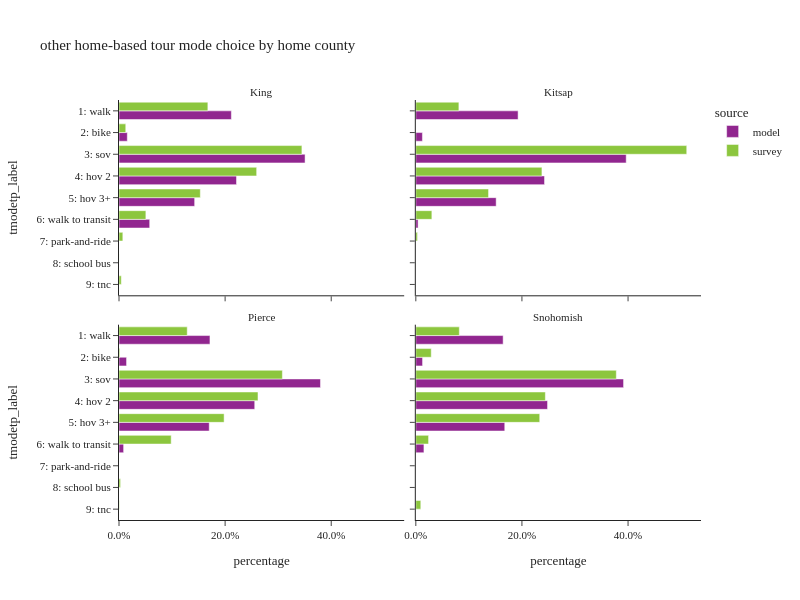

The code cell stored with this chart in its notebook:
### Code cell
incl_county = ["King", "Kitsap", "Pierce", "Snohomish"]

plot_mode_choice(hb_tour.loc[hb_tour["CountyName"].isin(incl_county)],"CountyName",
                 {"CountyName":["King", "Kitsap", "Pierce", "Snohomish"],
                  "tmodetp_label":mode_cat.values()},
                 "home county",
                 2,600)

### Figure 1 — Plotly figure (JSON) as saved in the notebook; plotly's stock layout.template omitted (floating-point values rounded to 4 significant figures)
{"data": [{"alignmentgroup": "True", "customdata": [[321209], [23720], [531938], [335922], [216259], [87734]], "hovertemplate": "source=model<br>CountyName=King<br>percentage=%{x}<br>tmodetp_label=%{y}<br>sample count=%{customdata[0]}<extra></extra>", "legendgroup": "model", "marker": {"color": "#91268F", "pattern": {"shape": ""}}, "name": "model", "offsetgroup": "model", "orientation": "h", "showlegend": true, "textposition": "auto", "type": "bar", "x": [0.2118, 0.01564, 0.3507, 0.2215, 0.1426, 0.05784], "xaxis": "x3", "y": ["1: walk", "2: bike", "3: sov", "4: hov 2", "5: hov 3+", "6: walk to transit"], "yaxis": "y3"}, {"alignmentgroup": "True", "customdata": [[37044], [2392], [76202], [46619], [29100], [819]], "hovertemplate": "source=model<br>CountyName=Kitsap<br>percentage=%{x}<br>tmodetp_label=%{y}<br>sample count=%{customdata[0]}<extra></extra>", "legendgroup": "model", "marker": {"color": "#91268F", "pattern": {"shape": ""}}, "name": "model", "offsetgroup": "model", "orientation": "h", "showlegend": false, "textposition": "auto", "type": "bar", "x": [0.1928, 0.01245, 0.3965, 0.2426, 0.1514, 0.004262], "xaxis": "x4", "y": ["1: walk", "2: bike", "3: sov", "4: hov 2", "5: hov 3+", "6: walk to transit"], "yaxis": "y4"}, {"alignmentgroup": "True", "customdata": [[102046], [8473], [226011], [152262], [101225], [5183]], "hovertemplate": "source=model<br>CountyName=Pierce<br>percentage=%{x}<br>tmodetp_label=%{y}<br>sample count=%{customdata[0]}<extra></extra>", "legendgroup": "model", "marker": {"color": "#91268F", "pattern": {"shape": ""}}, "name": "model", "offsetgroup": "model", "orientation": "h", "showlegend": false, "textposition": "auto", "type": "bar", "x": [0.1714, 0.01424, 0.3797, 0.2558, 0.1701, 0.008708], "xaxis": "x", "y": ["1: walk", "2: bike", "3: sov", "4: hov 2", "5: hov 3+", "6: walk to transit"], "yaxis": "y"}, {"alignmentgroup": "True", "customdata": [[90357], [6972], [214977], [136304], [92040], [8397]], "hovertemplate": "source=model<br>CountyName=Snohomish<br>percentage=%{x}<br>tmodetp_label=%{y}<br>sample count=%{customdata[0]}<extra></extra>", "legendgroup": "model", "marker": {"color": "#91268F", "pattern": {"shape": ""}}, "name": "model", "offsetgroup": "model", "orientation": "h", "showlegend": false, "textposition": "auto", "type": "bar", "x": [0.1646, 0.0127, 0.3915, 0.2483, 0.1676, 0.01529], "xaxis": "x2", "y": ["1: walk", "2: bike", "3: sov", "4: hov 2", "5: hov 3+", "6: walk to transit"], "yaxis": "y2"}, {"alignmentgroup": "True", "customdata": [[835], [97], [915], [559], [350], [182], [11], [3], [19]], "hovertemplate": "source=survey<br>CountyName=King<br>percentage=%{x}<br>tmodetp_label=%{y}<br>sample count=%{customdata[0]}<extra></extra>", "legendgroup": "survey", "marker": {"color": "#8CC63E", "pattern": {"shape": ""}}, "name": "survey", "offsetgroup": "survey", "orientation": "h", "showlegend": true, "textposition": "auto", "type": "bar", "x": [0.1675, 0.01275, 0.3447, 0.2595, 0.1533, 0.05065, 0.007215, 0.0001373, 0.004315], "xaxis": "x3", "y": ["1: walk", "2: bike", "3: sov", "4: hov 2", "5: hov 3+", "6: walk to transit", "7: park-and-ride", "8: school bus", "9: tnc"], "yaxis": "y3"}, {"alignmentgroup": "True", "customdata": [[10], [95], [50], [39], [2], [5]], "hovertemplate": "source=survey<br>CountyName=Kitsap<br>percentage=%{x}<br>tmodetp_label=%{y}<br>sample count=%{customdata[0]}<extra></extra>", "legendgroup": "survey", "marker": {"color": "#8CC63E", "pattern": {"shape": ""}}, "name": "survey", "offsetgroup": "survey", "orientation": "h", "showlegend": false, "textposition": "auto", "type": "bar", "x": [0.08119, 0.5106, 0.2377, 0.1371, 0.03024, 0.003184], "xaxis": "x4", "y": ["1: walk", "3: sov", "4: hov 2", "5: hov 3+", "6: walk to transit", "7: park-and-ride"], "yaxis": "y4"}, {"alignmentgroup": "True", "customdata": [[78], [5], [197], [138], [80], [19], [2], [2]], "hovertemplate": "source=survey<br>CountyName=Pierce<br>percentage=%{x}<br>tmodetp_label=%{y}<br>sample count=%{customdata[0]}<extra></extra>", "legendgroup": "survey", "marker": {"color": "#8CC63E", "pattern": {"shape": ""}}, "name": "survey", "offsetgroup": "survey", "orientation": "h", "showlegend": false, "textposition": "auto", "type": "bar", "x": [0.1286, 0.001513, 0.3079, 0.262, 0.1981, 0.09834, 0.002955, 0.0005943], "xaxis": "x", "y": ["1: walk", "2: bike", "3: sov", "4: hov 2", "5: hov 3+", "6: walk to transit", "8: school bus", "9: tnc"], "yaxis": "y"}, {"alignmentgroup": "True", "customdata": [[41], [6], [189], [125], [86], [3], [3]], "hovertemplate": "source=survey<br>CountyName=Snohomish<br>percentage=%{x}<br>tmodetp_label=%{y}<br>sample count=%{customdata[0]}<extra></extra>", "legendgroup": "survey", "marker": {"color": "#8CC63E", "pattern": {"shape": ""}}, "name": "survey", "offsetgroup": "survey", "orientation": "h", "showlegend": false, "textposition": "auto", "type": "bar", "x": [0.08196, 0.02907, 0.3779, 0.2442, 0.2335, 0.02401, 0.009367], "xaxis": "x2", "y": ["1: walk", "2: bike", "3: sov", "4: hov 2", "5: hov 3+", "6: walk to transit", "9: tnc"], "yaxis": "y2"}], "layout": {"annotations": [{"font": {}, "showarrow": false, "text": "Pierce", "x": 0.245, "xanchor": "center", "xref": "paper", "y": 0.465, "yanchor": "bottom", "yref": "paper"}, {"font": {}, "showarrow": false, "text": "Snohomish", "x": 0.755, "xanchor": "center", "xref": "paper", "y": 0.465, "yanchor": "bottom", "yref": "paper"}, {"font": {}, "showarrow": false, "text": "King", "x": 0.245, "xanchor": "center", "xref": "paper", "y": 1.0, "yanchor": "bottom", "yref": "paper"}, {"font": {}, "showarrow": false, "text": "Kitsap", "x": 0.755, "xanchor": "center", "xref": "paper", "y": 1.0, "yanchor": "bottom", "yref": "paper"}], "barmode": "group", "height": 600, "legend": {"title": {"text": "source"}, "tracegroupgap": 0}, "title": {"text": "other home-based tour mode choice by home county"}, "width": 800, "xaxis": {"anchor": "y", "domain": [0.0, 0.49], "tickformat": ".1%", "title": {"text": "percentage"}}, "xaxis2": {"anchor": "y2", "domain": [0.51, 1.0], "matches": "x", "tickformat": ".1%", "title": {"text": "percentage"}}, "xaxis3": {"anchor": "y3", "domain": [0.0, 0.49], "matches": "x", "showticklabels": false, "tickformat": ".1%"}, "xaxis4": {"anchor": "y4", "domain": [0.51, 1.0], "matches": "x", "showticklabels": false, "tickformat": ".1%"}, "yaxis": {"anchor": "x", "categoryarray": ["9: tnc", "8: school bus", "7: park-and-ride", "6: walk to transit", "5: hov 3+", "4: hov 2", "3: sov", "2: bike", "1: walk"], "categoryorder": "array", "domain": [0.0, 0.465], "title": {"text": "tmodetp_label"}}, "yaxis2": {"anchor": "x2", "domain": [0.0, 0.465], "matches": "y", "showticklabels": false}, "yaxis3": {"anchor": "x3", "categoryarray": ["9: tnc", "8: school bus", "7: park-and-ride", "6: walk to transit", "5: hov 3+", "4: hov 2", "3: sov", "2: bike", "1: walk"], "categoryorder": "array", "domain": [0.535, 1.0], "matches": "y", "title": {"text": "tmodetp_label"}}, "yaxis4": {"anchor": "x4", "domain": [0.535, 1.0], "matches": "y", "showticklabels": false}}}
